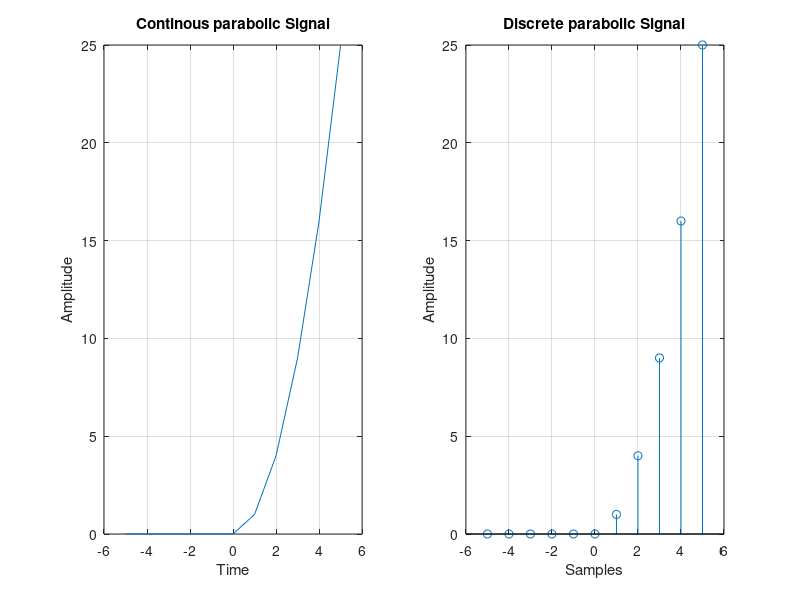

Write the MATLAB code that produced this figure.
clc;
clf;
close all;
clear all;
n1=input('Enter starting point of the signal');
n2=input('Enter ending pont of the signal');
Sample_points=-n1:1:n2;
Amp_1=zeros(1,n1+1);
for(i=1:n2)
    Amp_2(i)=(i^2);
end
Amp_2;
Amplitude=[Amp_1 Amp_2];

subplot(1,2,1);
plot(Sample_points,Amplitude);
grid on;
xlabel('Time');
ylabel('Amplitude');
title('Continous parabolic Signal');

subplot(1,2,2);
stem(Sample_points,Amplitude);
grid on;
xlabel('Samples');
ylabel('Amplitude');
title('Discrete parabolic Signal');